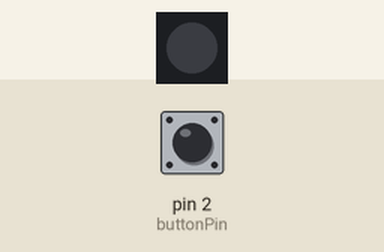
Bench run of a sketch on a simulated Arduino Uno, built with avr-gcc and run on an emulated ATmega328P. Shown: 1 RGB LEDs in strip order, left to right. The test bench sets the inputs (shaded band); at power-on: pin 2 (buttonPin) LOW.

Above: at 1.2 s.
1.3 s: pin 2 (buttonPin) pulled HIGH for 0.15 s
At 1.37 s:
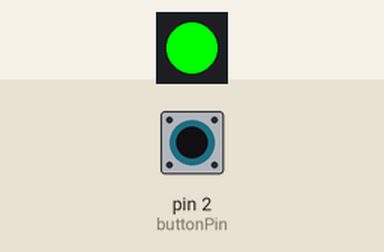
2.9 s: pin 2 (buttonPin) pulled HIGH for 3.2 s
At 6.7 s:
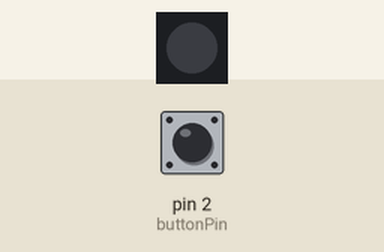
Timing chart, 0 to 8.2 s (numbered marks = the images above; inputs shaded):
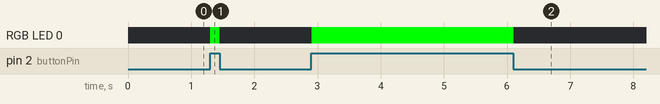

Measured:
- after the input at 1.3 s, RGB LED 0: off → RGB(0, 255, 0) at once, → off 0.15 s later
- after the input at 2.9 s, RGB LED 0: off → RGB(0, 255, 0) at once, → off 3.2 s later

The sketch:

SimpleCycleLED.ino
```cpp
/*
 * Example of using the ChainableRGB library for controlling a Grove RGB.
 * This code puts a red dot (led) moving along a strip of blue dots.
 */

#include <ChainableLED.h>

#define NUM_LEDS  1

ChainableLED leds(7, 8, NUM_LEDS);

const int buttonPin = 2; // set buttonPin to digital pin 4
const int ledPin = 7;

void setup()
{
//  Serial.begin(9600);
  leds.setColorRGB(0,0,0,0);

  pinMode(ledPin, OUTPUT);
  pinMode(buttonPin, INPUT); // use button pin as an input
}


void loop()
{
  char buttonValue = digitalRead(buttonPin);
   if (buttonValue == HIGH) {
    // turn LED on:
    leds.setColorRGB(0,0,255,0);
  } else {
    // turn LED off:
    leds.setColorRGB(0,0,0,0);
  }

}
```
